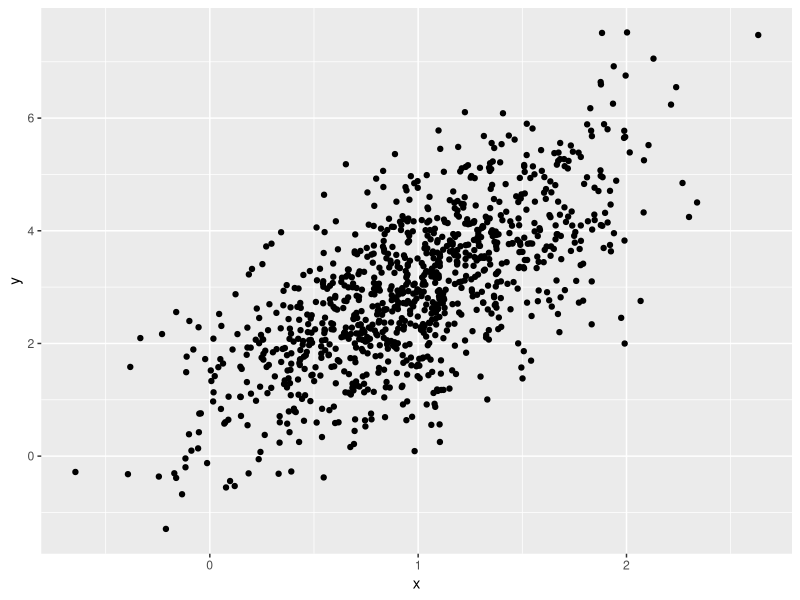

Write the R code that produced this figure.
## ---- chunk 1
library(tidyverse)
## ---- chunk 2
samp = rnorm(100)
length(samp)
## ---- chunk 3
mean(samp)
sd(samp)
## ---- chunk 4

example_df=
  tibble(
    vec_numeric = 1:4,
    vec_char = c("My", "name", "is", "eman"),
    vec_factor = factor(c("male", "male", "female", "female"))
  )
## ---- chunk 5
new_df=
  tibble(
    x = rnorm(100),
    y = 1 + 2 * x + rnorm(100)
  )
## ---- chunk 6
plot_df =
  tibble(
    x=rnorm(1000, mean=1, sd=.5),
    y=1+2*x+rnorm(1000)
  )
ggplot(plot_df, aes(x=x, y=y))+geom_point()
